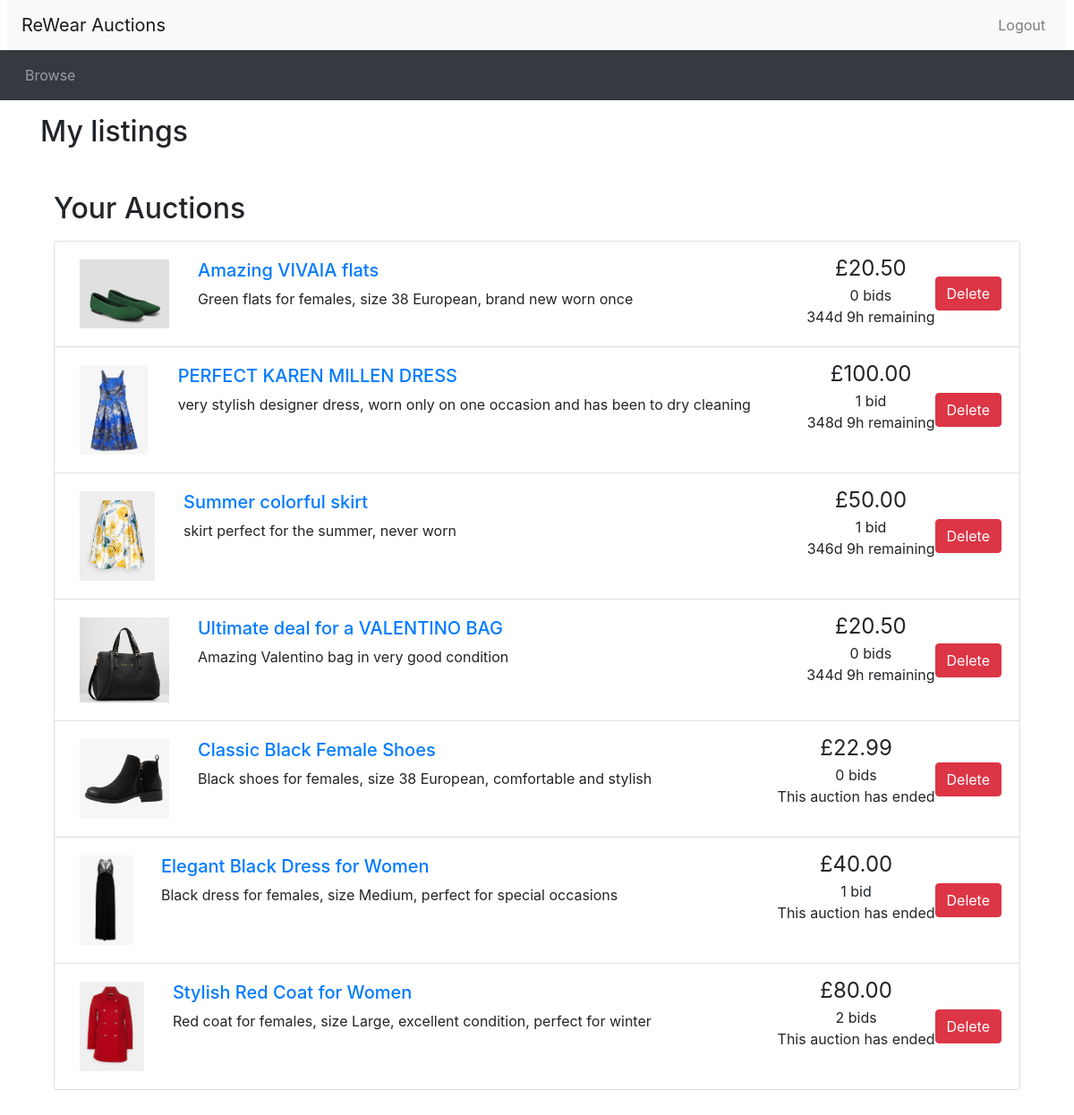
/mylistings.php (signed in), run on the app's committed database.
### tables this page shows
CREATE TABLE Auctions (
    auctionID INT(10) AUTO_INCREMENT,
    auctionStartDate DATETIME NOT NULL,
    auctionEndDate DATETIME NOT NULL,
    auctionStartingPrice DOUBLE(10,2) NOT NULL, 
    auctionReservePrice DOUBLE(10,2),
    auctionName VARCHAR(100) NOT NULL,
    auctionDescription VARCHAR(500),
    auctionPicture VARCHAR(100),
    sellerID INT(10),
    categoryType VARCHAR(100),
    categoryColor VARCHAR(100),
    categoryGender VARCHAR(100),
    categorySize VARCHAR(100),
    PRIMARY KEY(auctionID),
    FOREIGN KEY (sellerID) REFERENCES Users (userID) ON UPDATE CASCADE ON DELETE CASCADE,
    FOREIGN KEY (categoryType) REFERENCES CategoryClothsType (categoryType) ON UPDATE CASCADE ON DELETE RESTRICT,
    FOREIGN KEY (categoryColor) REFERENCES CategoryColorType (categoryColor) ON UPDATE CASCADE ON DELETE RESTRICT,
    FOREIGN KEY (categoryGender) REFERENCES categoryGenderType (categoryGender) ON UPDATE CASCADE ON DELETE RESTRICT,
    FOREIGN KEY (categorySize) REFERENCES categorySizeType (categorySize) ON UPDATE CASCADE ON DELETE RESTRICT
);

### database_connection.php (called while the page is built, shortened)
<?php
function connect()
{
    $configFile = 'Database_host.txt';
    $configData = file($configFile, FILE_IGNORE_NEW_LINES | FILE_SKIP_EMPTY_LINES);
    $dbConfig = [];
    foreach ($configData as $line) {
       list($key, $value) = explode('=', $line);
       $dbConfig[$key] = $value;
    }
    $connection = mysqli_connect($dbConfig['host'], $dbConfig['username'], $dbConfig['password'], $dbConfig['DB_name']);
    return $connection;
}
function send_query($query)
{
    $connection = connect();
    $result = mysqli_query($connection, $query);
    return $result;
}
?>

### utilities.php (the view, shortened to what this page needs)
<?php
function display_time_remaining($interval) {
    if ($interval->days == 0 && $interval->h == 0) {
      $time_remaining = $interval->format('%im %Ss');
    }
    else if ($interval->days == 0) {
      $time_remaining = $interval->format('%hh %im');
    }
    else {
      $time_remaining = $interval->format('%ad %hh');
    }
  return $time_remaining;
}
function print_mylisting_li($item_id, $title, $desc, $price, $num_bids, $end_time, $auctionPicture)
{
  if (strlen($desc) > 250) {
    $desc_shortened = substr($desc, 0, 250) . '...';
  }
  else {
    $desc_shortened = $desc;
  }
  if ($num_bids == 1) {
    $bid = ' bid';
  }
  else {
    $bid = ' bids';
  }
  $now = new DateTime();
  if ($now > $end_time) {
    $time_remaining = 'This auction has ended';
  }
  else {
    $time_to_end = date_diff($now, $end_time);
    $time_remaining = display_time_remaining($time_to_end) . ' remaining';
  }
  echo('
    <li class="list-group-item d-flex justify-content-between align-items-start">
      <div class="p-2 mr-3">
        <img src="' . $auctionPicture . '" alt="' . $title . ' Image" style=" max-width:100px; max-height:100px;">
      </div>
      <div class="p-2 mr-5 flex-grow-1"><h5><a href="listing.php?item_id=' . $item_id . '">' . $title . '</a></h5>' . $desc_shortened . '</div>
      <div class="text-center text-nowrap"><span style="font-size: 1.5em;">£' . number_format($price, 2) . '</span><br/>' . $num_bids . $bid . '<br/>' . $time_remaining . '</div>
      <form method = "POST" action="seller_delete_auction.php" class="align-self-center">
        <input type="hidden" name="auctionID" value="' . $item_id . '">
        <button type="submit" class="btn btn-danger from-control">Delete</button>
      </form>
    </li>'
  );
}
?>

### header.php (shortened to what this page needs)
<!doctype html>
<html lang="en">
<head>
  <link rel="stylesheet" href="css/bootstrap.min.css">
  <link rel="stylesheet" href="https://cdnjs.cloudflare.com/ajax/libs/font-awesome/4.7.0/css/font-awesome.min.css">
  <link rel="stylesheet" href="css/custom.css">
</head>
<body>
<nav class="navbar navbar-expand-lg navbar-light bg-light mx-2">
  <a class="navbar-brand" href="browse.php">ReWear Auctions</a>
  <ul class="navbar-nav ml-auto">
    <li class="nav-item">
<?php
  if (isset($_SESSION['logged_in']) && $_SESSION['logged_in'] == true) {
    echo '<a class="nav-link" href="logout.php">Logout</a>';
  }
  else {
    echo '<a href="login.php" class="btn nav-link">Login</a>';
  }
?>
    </li>
  </ul>
</nav>
<nav class="navbar navbar-expand-lg navbar-dark bg-dark">
  <ul class="navbar-nav align-middle">
<?php
  if (isset($_SESSION['account_type']) && $_SESSION['account_type'] == 'Buyer') {
  echo('
  <li class="nav-item mx-1"><a class="nav-link" href="user_profile.php">My profile</a>
  </li>
  <li class="nav-item mx-1"><a class="nav-link" href="browse.php">Browse</a>
  </li>
  <li class="nav-item mx-1"><a class="nav-link" href="mybids.php">My bids</a>
    </li>
	<li class="nav-item mx-1"><a class="nav-link" href="recommendations.php">My recommendations</a>
    </li>
  <li class="nav-item mx-1"><a class="nav-link" href="my_wishlist.php">My watchlist</a>
    </li>
    <li class="nav-item mx-1"><a class="nav-link" href="contact_admin.php">Contact admin</a>
    </li>');
  }
  else {
    echo('
    <li class="nav-item mx-1"><a class="nav-link" href="browse.php">Browse</a>
    </li>');
  }
?>
  </ul>
</nav>

### mylistings.php (shortened to what this page needs)
<?php include_once("header.php")?>
<?php require_once("database_connection.php")?>
<?php require("utilities.php")?>
<div class="container">
<h2 class="my-3">My listings</h2>
<?php
if(isset($_SESSION['userID'])) {
  $userID = $_SESSION['userID'];
  $query = "SELECT * FROM auctions WHERE sellerID = $userID";
  $result = send_query($query);
} else {
  header("Location: login.php");
  exit();
}
?>
<div class="container my-5">
  <h2 class="my-3">Your Auctions</h2>
  <ul class="list-group">
    <?php
    if (mysqli_num_rows($result) > 0) {
      while($row = mysqli_fetch_assoc($result)) {
        $auctionID = $row["auctionID"];
        $query_bid = "SELECT a.auctionName, a.categoryType, a.categoryColor, a.categoryGender, a.categorySize, u.username, a.auctionDescription, a.auctionStartDate, a.auctionEndDate, a.auctionStartingPrice, MAX(b.bidValue) as auctionMaxCP
        FROM Auctions a
        JOIN Users u ON a.sellerID = u.userID
        LEFT JOIN Bids b ON a.auctionID = b.auctionID
        WHERE a.auctionID = '{$auctionID}'
        GROUP BY a.auctionID, a.auctionName, a.categoryType, a.categoryColor, a.categoryGender, a.categorySize, u.username, a.auctionDescription, a.auctionStartDate, a.auctionEndDate, a.auctionStartingPrice";
        $result_bid = send_query($query_bid);
        $row_bid = mysqli_fetch_assoc($result_bid);
        $auctionMaxCP = $row_bid['auctionMaxCP'];
        if ($auctionMaxCP == 0) {
          $auctionMaxCP = $row["auctionStartingPrice"];
        }
        $query_num = "SELECT COUNT(*) AS numberOfBids FROM `bids` WHERE auctionID = $auctionID";
        $result_num = send_query($query_num);
        $row_num = mysqli_fetch_assoc($result_num);
        $num_bids = $row_num['numberOfBids'];
        print_mylisting_li(
          $row["auctionID"],
          $row["auctionName"],
          $row["auctionDescription"],
          $auctionMaxCP,
          $num_bids,
          new DateTime($row["auctionEndDate"]),
          $row["auctionPicture"],
        );
      }
    } else {
      echo '<p>No auctions found.</p>';
    }
      ?>
    </ul>
  </div>
<?php include_once("footer.php")?>

### footer.php (shortened to what this page needs)
</body>
</html>

### data on the page
auctions: auctionPicture (picture), auctionName "Amazing VIVAIA flats", auctionDescription "Green flats for females, size 38 European, brand new worn once", auctionStartingPrice "20.50", num_bids "0", bid "bids", time_remaining "344d 9h remaining"
auctions: auctionPicture (picture), auctionName "PERFECT KAREN MILLEN DRESS", auctionDescription "very stylish designer dress, worn only on one occasion and has been to dry cleaning", price "100.00", num_bids "1", bid "bid", time_remaining "348d 9h remaining"
auctions: auctionPicture (picture), auctionName "Summer colorful skirt", auctionDescription "skirt perfect for the summer, never worn", price "50.00", num_bids "1", bid "bid", time_remaining "346d 9h remaining"
auctions: auctionPicture (picture), auctionName "Ultimate deal for a VALENTINO BAG", auctionDescription "Amazing Valentino bag in very good condition", auctionStartingPrice "20.50", num_bids "0", bid "bids", time_remaining "344d 9h remaining"
auctions: auctionPicture (picture), auctionName "Classic Black Female Shoes", auctionDescription "Black shoes for females, size 38 European, comfortable and stylish", auctionStartingPrice "22.99", num_bids "0", bid "bids", time_remaining "This auction has ended"
auctions: auctionPicture (picture), auctionName "Elegant Black Dress for Women", auctionDescription "Black dress for females, size Medium, perfect for special occasions", price "40.00", num_bids "1", bid "bid", time_remaining "This auction has ended"
auctions: auctionPicture (picture), auctionName "Stylish Red Coat for Women", auctionDescription "Red coat for females, size Large, excellent condition, perfect for winter", price "80.00", num_bids "2", bid "bids", time_remaining "This auction has ended"
